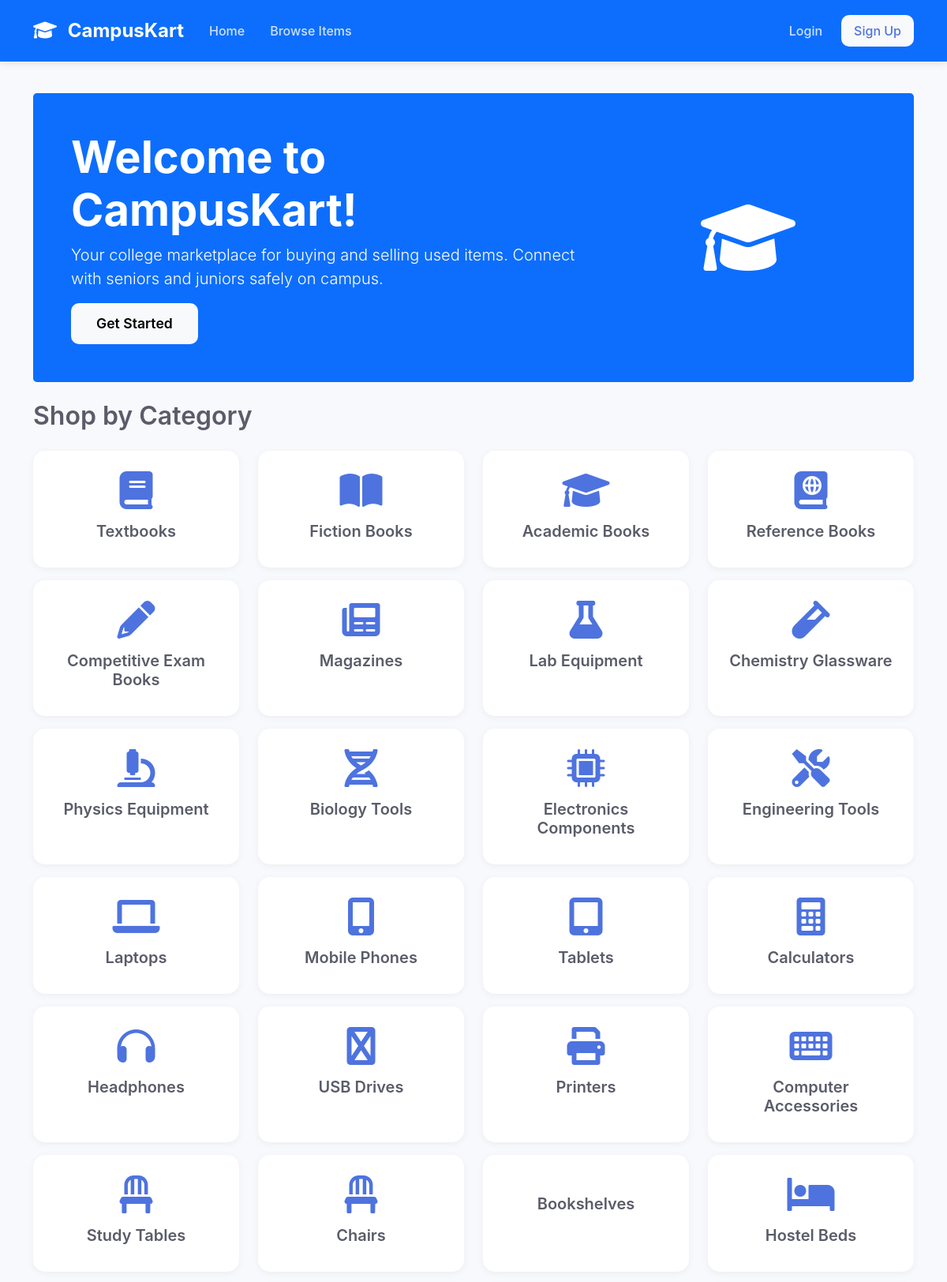
The page / (upper part) on the database its author committed.
### myapp/models.py (models this page shows, shortened)
class Category(models.Model):
    name = models.CharField(max_length=100)
    slug = models.SlugField(unique=True)
    icon = models.CharField(max_length=50, blank=True)
    class Meta:
        verbose_name_plural = "Categories"

### myapp/views.py (the view)
# urls.py: path('', views.index, name='index'),
def index(request):
    products = Product.objects.filter(is_sold=False).order_by('-created_at')[:12]
    categories = Category.objects.all()
    return render(request, 'index.html', {
        'products': products,
        'categories': categories
    })

### myapp/context_processors.py (called while the page is built)
def categories_processor(request):
    return {
        'all_categories': Category.objects.all()
    }

### myapp/templates/index.html (shortened to what this page needs)
{% extends 'base.html' %}
{% load static %}
{% block content %}
<div class="container">
    <div class="row mb-4">
        <div class="col-md-12">
            <div class="bg-primary text-white p-5 rounded-3">
                <div class="row align-items-center">
                    <div class="col-md-8">
                        <h1 class="display-4"style="color:white; font-weight:bold;">Welcome to CampusKart!</h1>
                        <p class="lead">Your college marketplace for buying and selling used items. Connect with seniors and juniors safely on campus.</p>
                        {% if not user.is_authenticated %}
                            <a href="{% url 'register' %}" class="btn btn-light btn-lg me-2">Get Started</a>
                        {% endif %}
                    </div>
                    <div class="col-md-4 text-center">
                        <i class="fas fa-graduation-cap fa-6x"></i>
                    </div>
                </div>
            </div>
        </div>
    </div>
    <div class="row mb-4">
        <div class="col-md-12">
            <h2 class="mb-4">Shop by Category</h2>
            <div class="row">
                {% for category in categories %}
                    <div class="col-md-3 col-sm-6 mb-3">
                        <a href="{% url 'product_list' %}?category={{ category.id }}" class="text-decoration-none">
                            <div class="card text-center h-100 category-card">
                                <div class="card-body">
                                    <i class="{{ category.icon|default:'fas fa-book' }} fa-3x mb-3 text-primary"></i>
                                    <h5 class="card-title">{{ category.name }}</h5>
                                </div>
                            </div>
                        </a>
                    </div>
                {% endfor %}
            </div>
        </div>
    </div>
</div>
{% endblock %}

### static/css/style.css (style rules this page uses)
:root { --primary-color: #4e73df; --primary-dark: #2e59d9; --secondary-color: #858796; --success-color: #1cc88a; --info-color: #36b9cc; --warning-color: #f6c23e; --danger-color: #e74a3b; --light-color: #f8f9fc; --dark-color: #5a5c69; }
body { font-family: 'Nunito', -apple-system, BlinkMacSystemFont, 'Segoe UI', Roboto, 'Helvetica Neue', Arial, sans-serif; background-color: #f8f9fc; min-height: 100vh; display: flex; flex-direction: column; }
h1, h2, h3, h4, h5, h6 { font-weight: 600; color: var(--dark-color); }
.text-primary { color: var(--primary-color) !important; }
.card { border: none; border-radius: 15px; box-shadow: 0 2px 10px rgba(0,0,0,.05); transition: all 0.3s ease; overflow: hidden; }
.card-body { padding: 1.5rem; }
.category-card { transition: all 0.3s; border: 2px solid transparent; cursor: pointer; }
.category-card i { transition: all 0.3s; }
.btn { font-weight: 600; padding: 0.6rem 1.5rem; border-radius: 10px; transition: all 0.3s; border: none; }
.btn-lg { padding: 0.8rem 2rem; font-size: 1.1rem; }

### rows shown on the page
Category: name "Textbooks"
Category: name "Fiction Books"
Category: name "Academic Books"
Category: name "Reference Books"
Category: name "Competitive Exam Books"
Category: name "Magazines"
Category: name "Lab Equipment"
Category: name "Chemistry Glassware"
Category: name "Physics Equipment"
Category: name "Biology Tools"
Category: name "Electronics Components"
Category: name "Engineering Tools"
Category: name "Laptops"
Category: name "Mobile Phones"
Category: name "Tablets"
Category: name "Calculators"
Category: name "Headphones"
Category: name "USB Drives"
Category: name "Printers"
Category: name "Computer Accessories"
Category: name "Study Tables"
Category: name "Chairs"
Category: name "Bookshelves"
Category: name "Hostel Beds"
